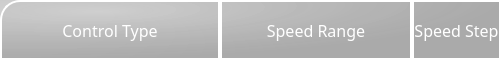
                  <widget class="QFrame" name="sub_frame_setting_scanning_header">
                   <property name="minimumSize">
                    <size>
                     <width>0</width>
                     <height>60</height>
                    </size>
                   </property>
                   <property name="maximumSize">
                    <size>
                     <width>16777215</width>
                     <height>60</height>
                    </size>
                   </property>
                   <property name="font">
                    <font>
                     <pointsize>4</pointsize>
                    </font>
                   </property>
                   <property name="styleSheet">
                    <string notr="true">	color: rgb(255,255,255);
	/*border-radius: 20px;
    background:qlineargradient(spread:pad, x1:0, y2:1, x1:0, y2:1, stop:0 rgba(245, 245, 245, 255), stop:1 rgba(220, 220, 220, 255));*/
	background:qradialgradient(cx:0,cy:0,radius:1,fx:0.2,fy:0.2,stop:0 rgba(205, 205, 205, 205), stop:1 rgba(170, 170, 170, 255));
	border: 0px solid rgb(170,170,170);
	border-radius:0px;
    border-top-left-radius:20px;
    border-top-right-radius:20px;

</string>
                   </property>
                   <property name="frameShape">
                    <enum>QFrame::StyledPanel</enum>
                   </property>
                   <property name="frameShadow">
                    <enum>QFrame::Raised</enum>
                   </property>
                   <layout class="QHBoxLayout" name="horizontalLayout_24">
                    <property name="spacing">
                     <number>0</number>
                    </property>
                    <property name="leftMargin">
                     <number>0</number>
                    </property>
                    <property name="topMargin">
                     <number>0</number>
                    </property>
                    <property name="rightMargin">
                     <number>0</number>
                    </property>
                    <property name="bottomMargin">
                     <number>0</number>
                    </property>
                    <item>
                     <widget class="QLabel" name="label_set_scan_type">
                      <property name="minimumSize">
                       <size>
                        <width>220</width>
                        <height>60</height>
                       </size>
                      </property>
                      <property name="maximumSize">
                       <size>
                        <width>220</width>
                        <height>60</height>
                       </size>
                      </property>
                      <property name="font">
                       <font>
                        <family>Segoe UI Semibold</family>
                        <pointsize>12</pointsize>
                       </font>
                      </property>
                      <property name="styleSheet">
                       <string notr="true">background:rgba(0,0,0,0);
border:2px solid rgb(255,255,255);
border-radius:0px;
border-top-left-radius:20px;</string>
                      </property>
                      <property name="text">
                       <string>Control Type</string>
                      </property>
                      <property name="alignment">
                       <set>Qt::AlignCenter</set>
                      </property>
                     </widget>
                    </item>
                    <item>
                     <widget class="QLabel" name="label_set_scan_spd_range">
                      <property name="minimumSize">
                       <size>
                        <width>192</width>
                        <height>60</height>
                       </size>
                      </property>
                      <property name="maximumSize">
                       <size>
                        <width>192</width>
                        <height>60</height>
                       </size>
                      </property>
                      <property name="font">
                       <font>
                        <family>Segoe UI Semibold</family>
                        <pointsize>12</pointsize>
                       </font>
                      </property>
                      <property name="styleSheet">
                       <string notr="true">background:rgba(0,0,0,0);
border:2px solid rgb(255,255,255);
border-radius:0px</string>
                      </property>
                      <property name="text">
                       <string>Speed Range</string>
                      </property>
                      <property name="alignment">
                       <set>Qt::AlignCenter</set>
                      </property>
                     </widget>
                    </item>
                    <item>
                     <widget class="QLabel" name="label_set_spd_step">
                      <property name="minimumSize">
                       <size>
                        <width>0</width>
                        <height>60</height>
                       </size>
                      </property>
                      <property name="maximumSize">
                       <size>
                        <width>16777215</width>
                        <height>60</height>
                       </size>
                      </property>
                      <property name="font">
                       <font>
                        <family>Segoe UI Semibold</family>
                        <pointsize>12</pointsize>
                       </font>
                      </property>
                      <property name="styleSheet">
                       <string notr="true">background:rgba(0,0,0,0);
border:2px solid rgb(255,255,255);
border-radius:0px</string>
                      </property>
                      <property name="text">
                       <string>Speed Step</string>
                      </property>
                      <property name="alignment">
                       <set>Qt::AlignCenter</set>
                      </property>
                     </widget>
                    </item>
                   </layout>
                  </widget>
